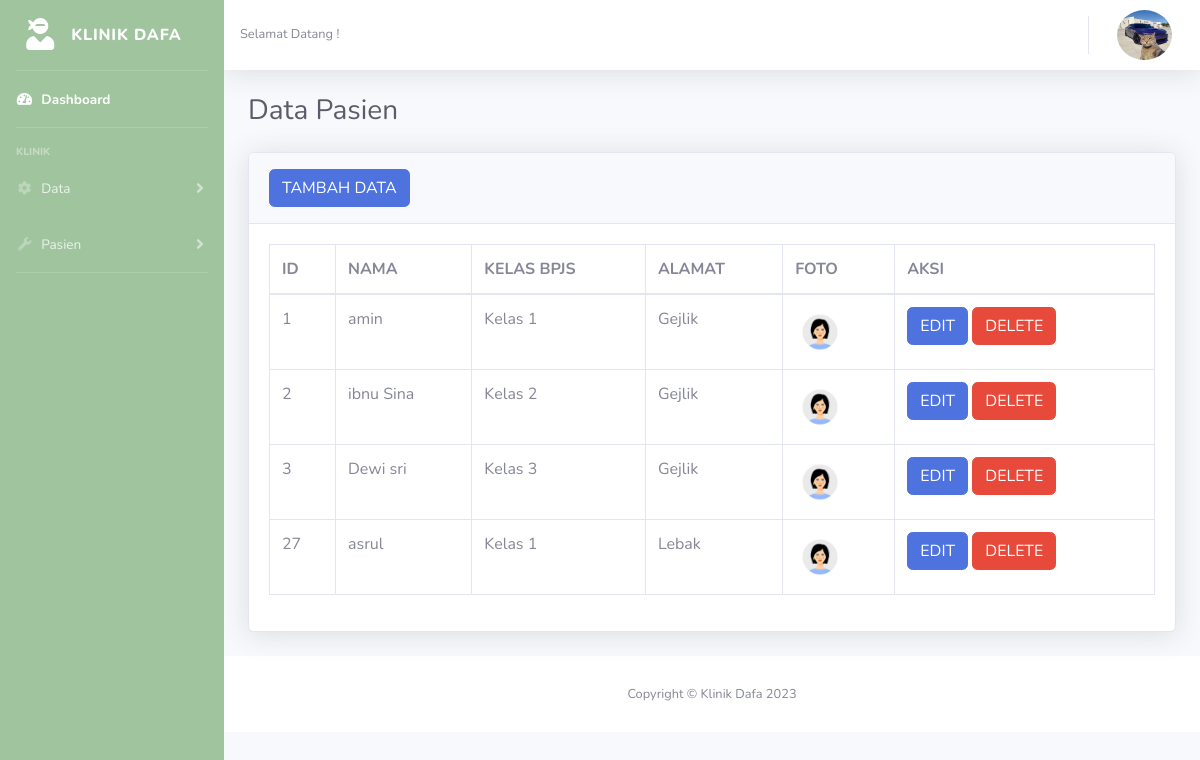
Page /admin/pasien.php on the committed database.
### tables this page shows
CREATE TABLE `pasien` (
  `id_pasien` int(11) NOT NULL,
  `id_user` int(11) NOT NULL,
  `bpjs` varchar(200) NOT NULL,
  `foto` varchar(200) NOT NULL
);

CREATE TABLE `user` (
  `id_user` int(11) NOT NULL,
  `username` varchar(100) NOT NULL,
  `password` varchar(100) NOT NULL,
  `nama` varchar(200) NOT NULL,
  `alamat` text NOT NULL,
  `rule` int(11) NOT NULL
);

### admin/pasien.php (the view, shortened to what this page needs)
<!DOCTYPE html>
<html lang="en">
<head>
    <link href="../vendor/fontawesome-free/css/all.min.css" rel="stylesheet" type="text/css">
    <link href="../css/sb-admin-2.min.css" rel="stylesheet">
</head>
<body id="page-top">
    <div id="wrapper">
<ul class="navbar-nav bg-pink sidebar sidebar-dark accordion" id="accordionSidebar">
            <a class="sidebar-brand d-flex align-items-center justify-content-center" href="index.php">
                <div class="sidebar-brand-icon">
                    <i class="fas fa-user-ninja"></i>
                </div>
                <div class="sidebar-brand-text mx-3">Klinik Dafa</div>
            </a>
            <hr class="sidebar-divider my-0">
            <li class="nav-item active">
                <a class="nav-link" href="index.php">
                    <i class="fas fa-fw fa-tachometer-alt"></i>
                    <span>Dashboard</span></a>
            </li>
            <hr class="sidebar-divider">
            <div class="sidebar-heading">
                Klinik
            </div>
            <li class="nav-item">
                <a class="nav-link collapsed" href="#" data-toggle="collapse" data-target="#collapseTwo" aria-expanded="true" aria-controls="collapseTwo">
                    <i class="fas fa-fw fa-cog"></i>
                    <span>Data</span>
                </a>
            </li>
            <li class="nav-item">
                <a class="nav-link collapsed" href="#" data-toggle="collapse" data-target="#collapseUtilities" aria-expanded="true" aria-controls="collapseUtilities">
                    <i class="fas fa-fw fa-wrench"></i>
                    <span>Pasien</span>
                </a>
            </li>
            <hr class="sidebar-divider">
        </ul>
        <div id="content-wrapper" class="d-flex flex-column">
            <div id="content">
                <nav class="navbar navbar-expand navbar-light bg-white topbar mb-4 static-top shadow">
                    <span class="mr-2 d-none d-lg-inline text-gray-600 small">Selamat Datang <?php echo $_SESSION['nama'] ?>!</span>
                    <ul class="navbar-nav ml-auto">
                         <li class="nav-item dropdown no-arrow">
                            <a class="nav-link dropdown-toggle" href="#" id="userDropdown" role="button" data-toggle="dropdown" aria-haspopup="true" aria-expanded="false">
                                <img class="img-profile rounded-circle"  src="../img/profilkucing.jpg" style="width: 55px; height: 50px;" >
                            </a>
                        </li>
                    </ul>
                </nav>
                <div class="container-fluid">
                    <div class="d-sm-flex align-items-center justify-content-between mb-4">
                        <h1 class="h3 mb-0 text-gray-800">Data Pasien</h1>
                    </div>
                    <div class="card shadow mb-4">
                        <div class="card-header py-3">
                            <h6 class="m-0 font-weight-bold text-primary">
                                <a href="tmbh_pasien.php"><button class="btn btn-primary">TAMBAH DATA</button></a>
                            </h6>
                        </div>
                        <div class="card-body">
                            <div class="table-responsive">
                                <table class="table table-bordered" id="dataTable" width="100%" cellspacing="0">
                                    <thead>
                                        <tr>
                                            <th>ID</th>
                                            <th>NAMA</th>
                                            <th>KELAS BPJS</th>
                                            <th>ALAMAT</th>
                                            <th>FOTO</th>
                                            <th>AKSI</th>
                                        </tr>
                                    </thead>
                                    <tbody>
<?php
include '../koneksi.php';
$data1 = mysqli_query($koneksi,"select * from pasien,user where user.id_user=pasien.id_user");
while ($d=mysqli_fetch_array($data1)) {
?>
                                        <tr>
                                            <td><?php echo $d['id_pasien']; ?></td>
                                            <td><?php echo $d['nama']; ?></td>
                                            <td><?php echo $d['bpjs']; ?></td>
                                            <td><?php echo $d['alamat']; ?></td>
                                            <td><img src="../img/<?php echo $d['foto']; ?>" width=50></td>
                                        <td>
                                            <a href="edit_pasien.php?id=<?php echo $d['id_pasien']; ?>">
                                                <button class="btn btn-primary">EDIT</button>
                                            </a>
                                            <a href="hapus_pasien.php?id=<?php echo $d['id_pasien']; ?>">
                                                <button class="btn btn-danger">DELETE</button>
                                            </a>
                                        </td>
                                        </tr>
                                    <?php } ?>
                                    </tbody>
                                </table>
                            </div>
                        </div>
                    </div>
                        </div>
            <footer class="sticky-footer bg-white">
                <div class="container my-auto">
                    <div class="copyright text-center my-auto">
                        <span>Copyright &copy; Klinik Dafa 2023</span>
                    </div>
                </div>
            </footer>
        </div>
    </div>
</body>
</html>

### admin/pasien.php (style rules this page uses)
.bg-pink { background-color: #A0C49D; }

### rows in the picture
pasien: id_pasien "1", id_user.nama "amin", bpjs "Kelas 1", id_user.alamat "Gejlik", foto (picture)
pasien: id_pasien "2", id_user.nama "ibnu Sina", bpjs "Kelas 2", id_user.alamat "Gejlik", foto (picture)
pasien: id_pasien "3", id_user.nama "Dewi sri", bpjs "Kelas 3", id_user.alamat "Gejlik", foto (picture)
pasien: id_pasien "27", id_user.nama "asrul", bpjs "Kelas 1", id_user.alamat "Lebak", foto (picture)
